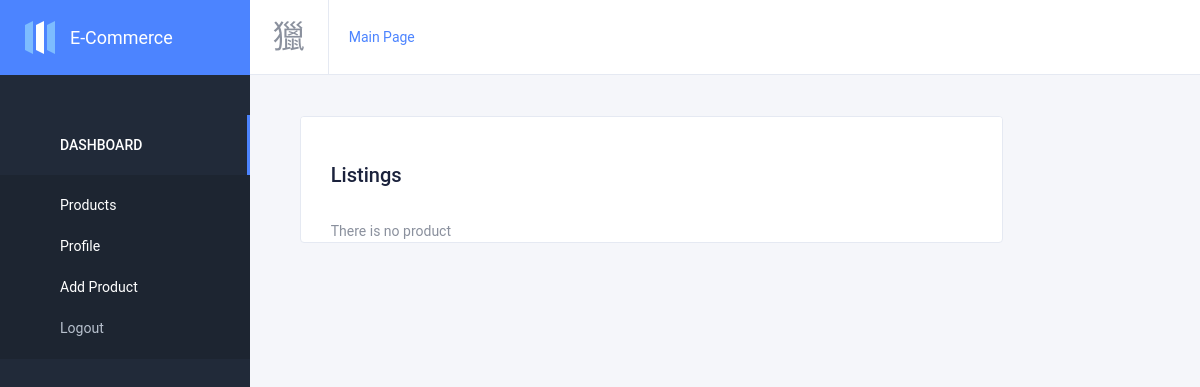
The page /account/ (signed in) on the database as committed earlier.
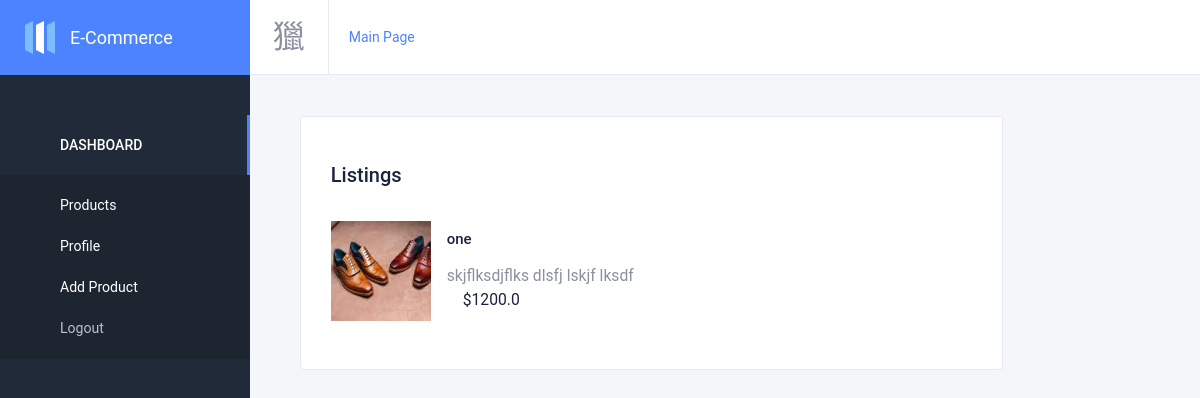
The same page on the database as committed later.
### shop/models.py (models this page shows, shortened)
class Item(models.Model):
    uploader = models.ForeignKey(User, null=True, on_delete=models.SET_NULL, related_name='products')
    title = models.CharField(max_length= 100)
    slug = models.SlugField(unique= True)
    price = models.FloatField()
    image = models.ImageField(upload_to='images')
    description = models.TextField()
    category = models.ManyToManyField(Category, related_name='products')

### account/views.py (the view)
# urls.py: path('', ProductList.as_view(), name='home'),
class ProductList(LoginRequiredMixin, ListView):
    template_name = 'account/dashboard.html'
    def get_queryset(self):
        if self.request.user.is_superuser:
            return Item.objects.all()
        else:
            return Item.objects.filter(uploader=self.request.user)

### account/templates/account/dashboard.html
{% extends 'account/base.html' %}
{% block main %}
<div class="row">
  <div class="col-xl-10">
              <div class="card card-default">
                <div class="card-header justify-content-between mb-4">
                  <h2>Listings</h2>
                </div>
                <div class="card-body py-0">
                  {% if object_list %}
                  {% for product in object_list %}
                  <div class="media d-flex mb-5">
                    <div class="media-image align-self-center mr-3 rounded">
                      <a href="#"><img src="{{product.image.url}}" width="100px" height="100px" alt="{{product.title}}"></a>
                    </div>
                    <div class="media-body align-self-center">
                      <a href="{% url 'account:product-update' product.pk %}"><h6 class="mb-3 text-dark font-weight-medium">{{product.title}}</h6></a>
                      <p class="d-none d-md-block">{{product.description}}</p>
                      <p class="mb-0">
                        <span class="text-dark ml-3">${{product.price}}</span>
                      </p>
                    </div>
                  </div>
                  {% endfor %}
                  {% else %}
                  There is no product
                  {% endif %}
                  </div>
            </div>
  </div>
</div>
{% endblock %}

Rows that differ between the two databases and show on the page:
added Item: image (picture), title "one", description "skjflksdjflks dlsfj lskjf lksdf", price "1200.0"
Other text that changed with them:
text no longer shown: "There is no product"
